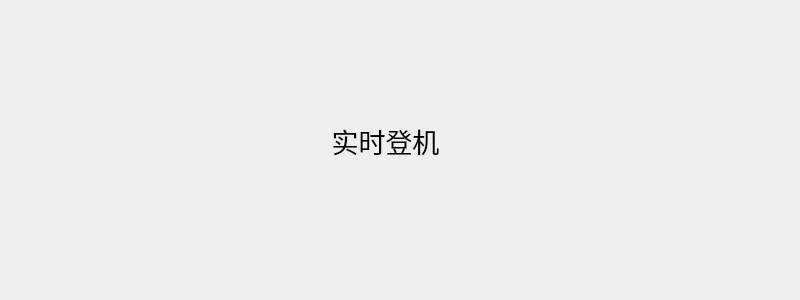
<?xml version="1.0" encoding="UTF-8"?>
<ui version="4.0">
 <class>RealtimeBoarding</class>
 <widget class="QWidget" name="RealtimeBoarding">
  <property name="geometry">
   <rect>
    <x>0</x>
    <y>0</y>
    <width>800</width>
    <height>300</height>
   </rect>
  </property>
  <property name="windowTitle">
   <string>实时登机</string>
  </property>
  <widget class="QLabel" name="label">
   <property name="geometry">
    <rect>
     <x>40</x>
     <y>20</y>
     <width>691</width>
     <height>241</height>
    </rect>
   </property>
   <property name="font">
    <font>
     <pointsize>20</pointsize>
    </font>
   </property>
   <property name="text">
    <string>实时登机</string>
   </property>
   <property name="alignment">
    <set>Qt::AlignCenter</set>
   </property>
  </widget>
 </widget>
 <resources/>
 <connections/>
</ui>
